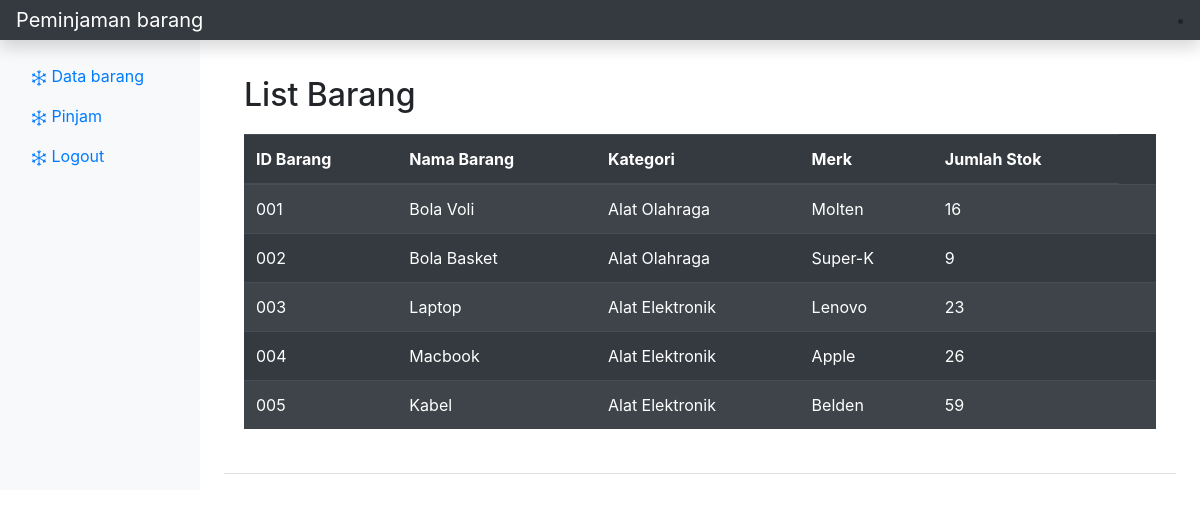
Page /index.php (signed in) on the earlier database version.
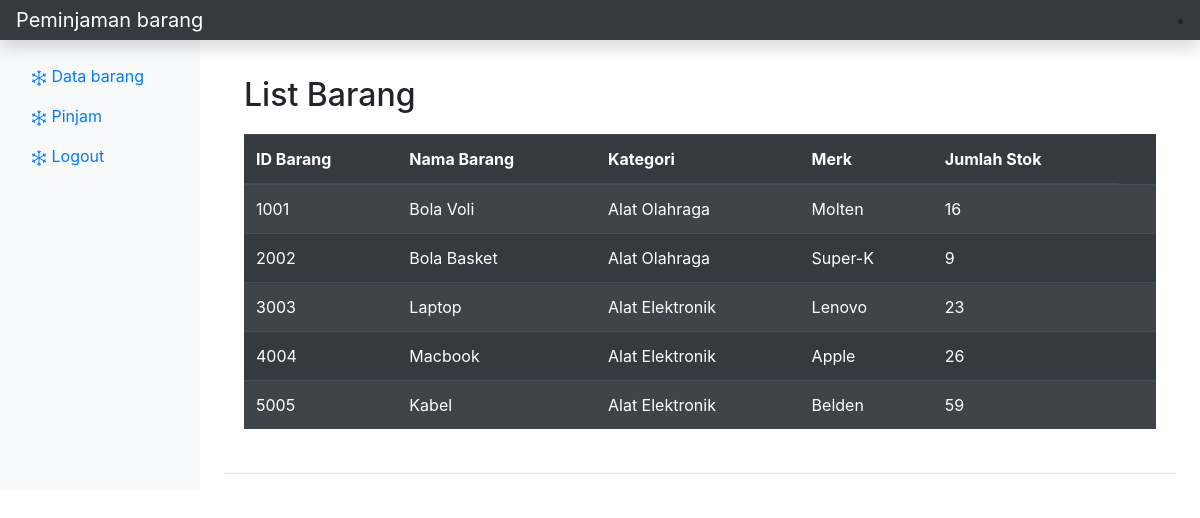
Same page on the later database version.
### tables this page shows
CREATE TABLE `barang` (
  `id` int(11) NOT NULL,
  `kode_barang` varchar(15) DEFAULT NULL,
  `nama_brg` varchar(50) DEFAULT NULL,
  `kategori` varchar(50) DEFAULT NULL,
  `merk` varchar(50) DEFAULT NULL,
  `jumlah` int(11) DEFAULT NULL
);

### database.php (called while the page is built, shortened)
<?php
$dbconnect = mysqli_connect(DB_HOST, DB_USER, DB_PASS, DB_NAME);
function tampilanBarang()
{
    global $dbconnect;
    $query = "SELECT * FROM barang";
    $result = mysqli_query($dbconnect, $query);
    $barangList = [];
    while ($barang = mysqli_fetch_assoc($result)) {
        $barangList[] = $barang;
    }
    return $barangList;
}
?>

### index.php (the view, shortened to what this page needs)
<?php
require_once("database.php");
?>
<!DOCTYPE html>
<html lang="en">
<head>
    <link rel="stylesheet" href="https://cdn.jsdelivr.net/npm/bootstrap@4.6.2/dist/css/bootstrap.min.css">
</head>
<body>
<nav class="navbar navbar-dark sticky-top bg-dark flex-md-nowrap p-0 shadow">
  <a class="navbar-brand col-md-3 col-lg-2 mr-0 px-3" href="#">Peminjaman barang</a>
    <li class="nav-item text-nowrap">
    </li>
</nav>
<div class="container-fluid">
  <div class="row">
    <nav id="sidebarMenu" class="col-md-3 col-lg-2 d-md-block bg-light sidebar collapse">
      <div class="sidebar-sticky pt-3">
        <ul class="nav flex-column">
          <li class="nav-item">
            <a class="nav-link" href="index.php">
             Data barang
            </a>
          </li>
          <li class="nav-item">
            <a class="nav-link" href="userpinjam.php">
              Pinjam
            </a>
          </li>
          <li class="nav-item">
    <a class="nav-link" href="#" onclick="confirmLogout()">
        Logout
    </a>
</li>
</ul>
      </div>
    </nav>
    <main role="main" class="col-md-9 ml-sm-auto col-lg-10 px-md-4">
      <div class="d-flex justify-content-between flex-wrap flex-md-nowrap align-items-center pt-3 pb-2 mb-3 border-bottom">
      <div class="box">
        <h2>List Barang</h2>
        <?php
        $barangList = tampilanBarang();
        ?>
        <?php if (!empty($barangList)) : ?>
            <table class="table table-dark table-striped">
                <thead>
                    <tr>
                        <th>ID Barang</th>
                        <th>Nama Barang</th>
                        <th>Kategori</th>
                        <th>Merk</th>
                        <th>Jumlah Stok</th>
                    </tr>
                </thead>
                <tbody>
                    <?php foreach ($barangList as $barang) : ?>
                        <tr>
                            <td><?= $barang['kode_barang'] ?></td>
                            <td><?= $barang['nama_brg'] ?></td>
                            <td><?= $barang['kategori'] ?></td>
                            <td><?= $barang['merk'] ?></td>
                            <td><?= $barang['jumlah'] ?></td>
                            <td>
                            </td>
                        </tr>
                    <?php endforeach; ?>
                </tbody>
            </table>
        <?php else : ?>
            <p>No items found.</p>
        <?php endif; ?>
    </div>
</body>
</html>

Differences in the rows shown:
changed barang "Bola Voli": kode_barang "001" → "1001"
changed barang "Bola Basket": kode_barang "002" → "2002"
changed barang "Laptop": kode_barang "003" → "3003"
changed barang "Macbook": kode_barang "004" → "4004"
changed barang "Kabel": kode_barang "005" → "5005"
